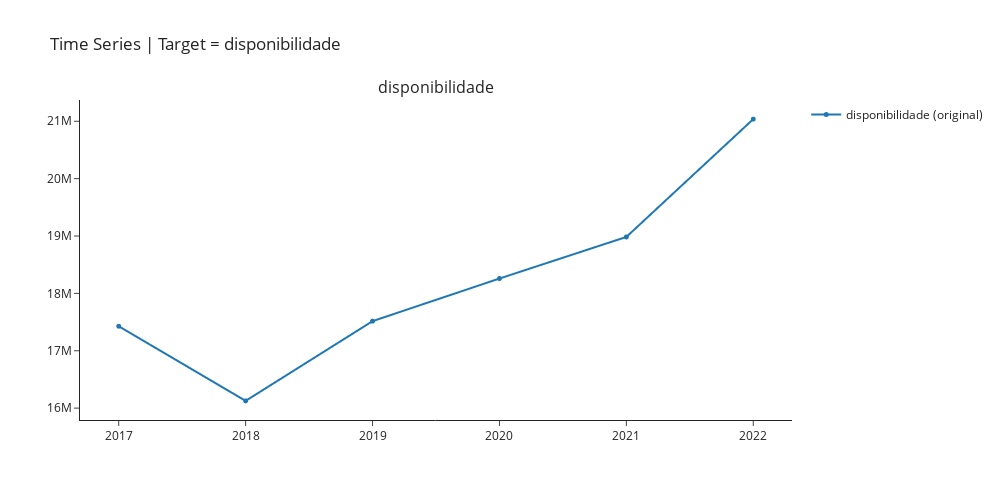

Source (notebook cell):
### Code cell
exp.plot_model(plot="ts",fig_kwargs = {"height":500,"width":1000,"template": "simple_white","hoverinfo":"none","big_data_threshold":10})

### Figure 1 — Plotly figure (JSON) as saved in the notebook; plotly's stock layout.template omitted (floating-point values rounded to 4 significant figures)
{"data": [{"hoverinfo": "none", "line": {"width": 2}, "marker": {"size": 5}, "mode": "lines+markers", "name": "disponibilidade (original)", "type": "scattergl", "x": [2017, 2018, 2019, 2020, 2021, 2022], "xaxis": "x", "y": [17427206, 16126368, 17515920, 18258981, 18984300, 21037669], "yaxis": "y"}], "layout": {"annotations": [{"font": {"size": 16}, "showarrow": false, "text": "disponibilidade", "x": 0.5, "xanchor": "center", "xref": "paper", "y": 1, "yanchor": "bottom", "yref": "paper"}], "autosize": false, "height": 500, "showlegend": true, "title": {"text": "Time Series | Target = disponibilidade"}, "width": 1000, "xaxis": {"anchor": "y", "domain": [0, 1]}, "yaxis": {"anchor": "x", "domain": [0, 1]}}}
